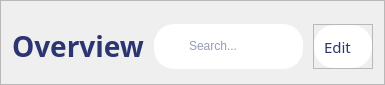
       <widget class="QFrame" name="frame_top">
        <property name="maximumSize">
         <size>
          <width>1920</width>
          <height>85</height>
         </size>
        </property>
        <property name="frameShape">
         <enum>QFrame::StyledPanel</enum>
        </property>
        <property name="frameShadow">
         <enum>QFrame::Raised</enum>
        </property>
        <layout class="QHBoxLayout" name="horizontalLayout_5" stretch="5,0,3">
         <property name="spacing">
          <number>10</number>
         </property>
         <property name="topMargin">
          <number>20</number>
         </property>
         <item>
          <widget class="QLabel" name="main_titile">
           <property name="maximumSize">
            <size>
             <width>375</width>
             <height>45</height>
            </size>
           </property>
           <property name="font">
            <font>
             <family>Nunito</family>
             <pointsize>-1</pointsize>
             <weight>75</weight>
             <italic>false</italic>
             <bold>true</bold>
            </font>
           </property>
           <property name="styleSheet">
            <string notr="true">color: rgb(43, 53, 114);
font-size: 28px;</string>
           </property>
           <property name="text">
            <string>Overview</string>
           </property>
          </widget>
         </item>
         <item>
          <widget class="QFrame" name="frame_6">
           <property name="maximumSize">
            <size>
             <width>435</width>
             <height>45</height>
            </size>
           </property>
           <property name="styleSheet">
            <string notr="true">border-radius: 20px;
background-color: white;</string>
           </property>
           <property name="frameShape">
            <enum>QFrame::StyledPanel</enum>
           </property>
           <property name="frameShadow">
            <enum>QFrame::Raised</enum>
           </property>
           <layout class="QGridLayout" name="gridLayout_10" columnstretch="5,0">
            <property name="leftMargin">
             <number>20</number>
            </property>
            <property name="topMargin">
             <number>10</number>
            </property>
            <property name="rightMargin">
             <number>10</number>
            </property>
            <property name="bottomMargin">
             <number>10</number>
            </property>
            <item row="0" column="0">
             <widget class="QFrame" name="frame_16">
              <property name="maximumSize">
               <size>
                <width>25</width>
                <height>25</height>
               </size>
              </property>
              <property name="frameShape">
               <enum>QFrame::StyledPanel</enum>
              </property>
              <property name="frameShadow">
               <enum>QFrame::Raised</enum>
              </property>
              <layout class="QGridLayout" name="gridLayout_29">
               <property name="leftMargin">
                <number>0</number>
               </property>
               <property name="topMargin">
                <number>0</number>
               </property>
               <property name="rightMargin">
                <number>0</number>
               </property>
               <property name="bottomMargin">
                <number>0</number>
               </property>
               <property name="spacing">
                <number>0</number>
               </property>
               <item row="0" column="0">
                <widget class="QLabel" name="label_5">
                 <property name="minimumSize">
                  <size>
                   <width>0</width>
                   <height>0</height>
                  </size>
                 </property>
                 <property name="maximumSize">
                  <size>
                   <width>30</width>
                   <height>30</height>
                  </size>
                 </property>
                 <property name="styleSheet">
                  <string notr="true">image: url(:/logo/image/search (1).png);</string>
                 </property>
                 <property name="text">
                  <string/>
                 </property>
                 <property name="alignment">
                  <set>Qt::AlignCenter</set>
                 </property>
                </widget>
               </item>
              </layout>
             </widget>
            </item>
            <item row="0" column="1">
             <widget class="QLineEdit" name="lineEdit">
              <property name="maximumSize">
               <size>
                <width>370</width>
                <height>20</height>
               </size>
              </property>
              <property name="styleSheet">
               <string notr="true">font: 10pt &quot;Arial Rounded MT Bold&quot;;
color: rgb(43, 53, 114);</string>
              </property>
              <property name="text">
               <string/>
              </property>
              <property name="placeholderText">
               <string>Search...</string>
              </property>
             </widget>
            </item>
           </layout>
          </widget>
         </item>
         <item>
          <widget class="QFrame" name="search_button">
           <property name="maximumSize">
            <size>
             <width>130</width>
             <height>45</height>
            </size>
           </property>
           <property name="styleSheet">
            <string notr="true"/>
           </property>
           <property name="frameShape">
            <enum>QFrame::StyledPanel</enum>
           </property>
           <property name="frameShadow">
            <enum>QFrame::Raised</enum>
           </property>
           <layout class="QGridLayout" name="gridLayout_4">
            <property name="leftMargin">
             <number>0</number>
            </property>
            <property name="topMargin">
             <number>0</number>
            </property>
            <property name="rightMargin">
             <number>0</number>
            </property>
            <property name="bottomMargin">
             <number>0</number>
            </property>
            <property name="spacing">
             <number>0</number>
            </property>
            <item row="0" column="1">
             <widget class="QFrame" name="edit">
              <property name="maximumSize">
               <size>
                <width>100</width>
                <height>45</height>
               </size>
              </property>
              <property name="styleSheet">
               <string notr="true">background-color: rgb(255,255,255);
border-radius: 20px;
</string>
              </property>
              <property name="frameShape">
               <enum>QFrame::StyledPanel</enum>
              </property>
              <property name="frameShadow">
               <enum>QFrame::Raised</enum>
              </property>
              <layout class="QGridLayout" name="gridLayout_9" columnstretch="0,1">
               <property name="leftMargin">
                <number>10</number>
               </property>
               <property name="topMargin">
                <number>0</number>
               </property>
               <property name="rightMargin">
                <number>7</number>
               </property>
               <property name="bottomMargin">
                <number>0</number>
               </property>
               <item row="0" column="0">
                <widget class="QLabel" name="main_titile_2">
                 <property name="maximumSize">
                  <size>
                   <width>70</width>
                   <height>30</height>
                  </size>
                 </property>
                 <property name="font">
                  <font>
                   <family>Arial Rounded MT Bold</family>
                   <pointsize>11</pointsize>
                   <weight>50</weight>
                   <italic>false</italic>
                   <bold>false</bold>
                  </font>
                 </property>
                 <property name="styleSheet">
                  <string notr="true">color: rgb(43, 53, 114);
font: 11pt &quot;Arial Rounded MT Bold&quot;;
</string>
                 </property>
                 <property name="text">
                  <string>Edit</string>
                 </property>
                </widget>
               </item>
               <item row="0" column="1">
                <widget class="QLabel" name="label_9">
                 <property name="maximumSize">
                  <size>
                   <width>25</width>
                   <height>25</height>
                  </size>
                 </property>
                 <property name="styleSheet">
                  <string notr="true">background-color: qlineargradient(spread:pad, x1:0, y1:0, x2:1, y2:1, stop:0 rgba(0, 0, 0, 0), stop:1 rgba(255, 255, 255, 0));
image: url(:/logo/image/edit (1).png);</string>
                 </property>
                 <property name="text">
                  <string/>
                 </property>
                 <property name="scaledContents">
                  <bool>true</bool>
                 </property>
                 <property name="alignment">
                  <set>Qt::AlignCenter</set>
                 </property>
                </widget>
               </item>
              </layout>
             </widget>
            </item>
           </layout>
          </widget>
         </item>
        </layout>
       </widget>
